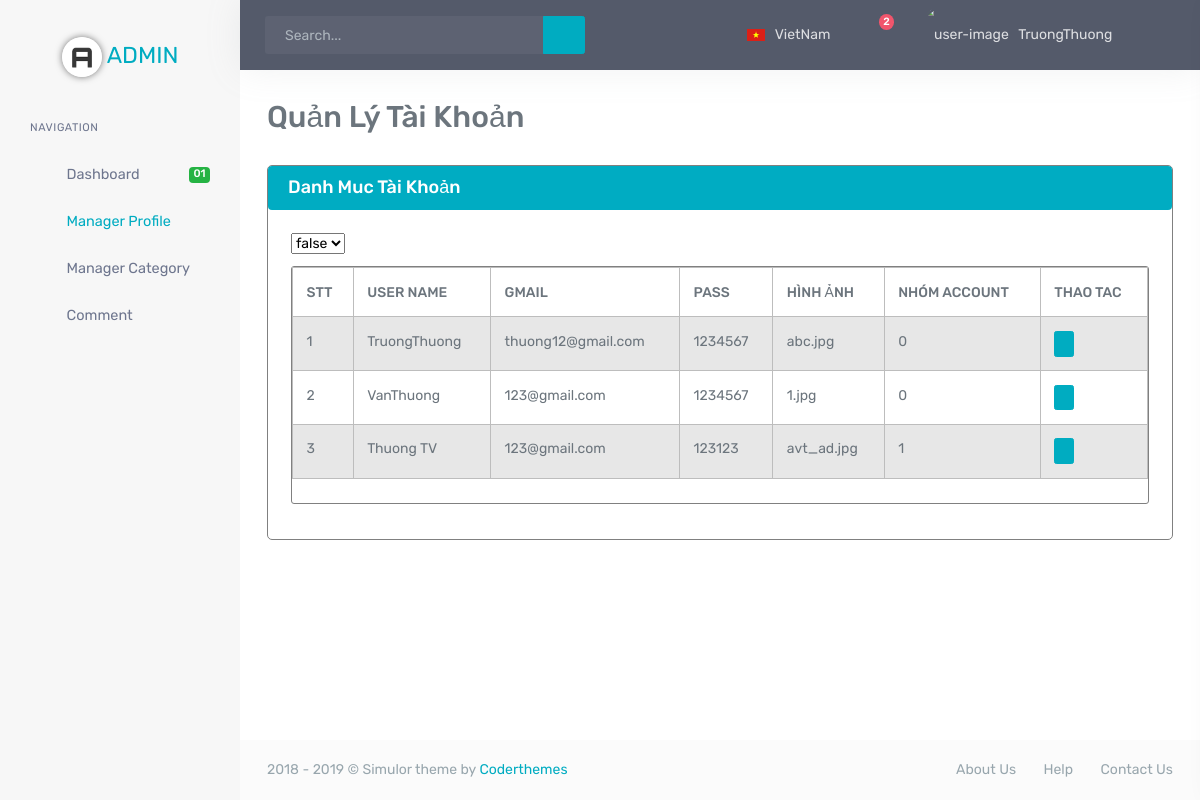
Screenshot of /admin/view/manager_profile.php (signed in) with the database file from the repository.
### tables this page shows
CREATE TABLE `Account` (
  `id` int(11) NOT NULL,
  `Name` varchar(50) NOT NULL,
  `Hinh_Anh` varchar(100) NOT NULL,
  `Gmail` varchar(50) NOT NULL,
  `Pass` varchar(20) NOT NULL,
  `created` datetime NOT NULL,
  `Func` int(2) NOT NULL COMMENT '0-admin, 1-website'
);

### libraries/database.php (called while the page is built, shortened)
<?php
  class Database {
    private $host = DB_HOST;
    private $user = DB_USER;
    private $pass = DB_PASS;
    private $dbname = DB_NAME;
    private $link;
    function connectDB(){
      $this->link = new mysqli($this->host, $this->user, $this->pass,
        $this->dbname);
    }
    public function select($query){
      $result = $this->link->query($query) or
      die($this->link->error.__LINE__);
      if($result->num_rows > 0){
        return $result;
      } else {
        return false;
      }
    }
  }
?>

### admin/controller/profileController.php (called while the page is built, shortened)
<?php
require "../model/profile_model.php";
?>
<?php
function select_profile() {
  $Category = new CategoryModel();
  $select_profile = $Category->select_profile();
}
?>

### admin/model/profile_model.php (the view, shortened to what this page needs)
<?php
include APP_ROOT . "/libraries/database.php";
?>
<?php
class CategoryModel
{
  private $db;
  public function __construct()
  {
    $this->db = new Database();
  }
  public function select_profile()
  {
    $result = $this->db->select("SELECT * FROM `Account`");
    $value = $result->fetch_all(MYSQLI_ASSOC);
    $a = 1;
    foreach ($value as $row) { ?>
      <tr>
        <td><?php echo $a++; ?></td>
        <td><?php echo $row["Name"]; ?></td>
        <td><?php echo $row["Gmail"]; ?></td>
        <td><?php echo $row["Pass"]; ?></td>
        <td><?php echo $row["Hinh_Anh"]; ?></td>
        <td><?php echo $row["Func"]; ?></td>
        <td>
        <a style="font-size: 13px; padding: 2px 4px;" class="btn btn-primary btn_delete" name="btn_delete" href="./manager_profile.php?id=<?php echo $row["id"]; ?>"><i class="fe-delete"></i></a>
        </td>
      </tr>
    <?php
    }
    ?>
<?php
  }
}
?>

### admin/view/manager_profile.php (shortened to what this page needs)
<?php
require "../controller/profileController.php";
?>
<!DOCTYPE html>
<html lang="en">
<head>
  <link href="..\assets\css\bootstrap.min.css" rel="stylesheet" type="text/css">
  <link href="..\assets\css\icons.min.css" rel="stylesheet" type="text/css">
  <link href="..\assets\css\app.min.css" rel="stylesheet" type="text/css">
</head>
<body>
  <div id="wrapper">
    <?php
    include "../inc/topbar_admin.php";
    ?>
    <?php
    include "../inc/leftside_admin.php";
    ?>
    <div class="content-page">
      <div class="content">
        <div class="container-fluid">
          <div>
            <div class="loaihang">
              <br>
              <h2 class="">Quản Lý Tài Khoản</h2>
              <br>
              <div class="box_prof">
                <h4 class="alert alert-success">Danh Muc Tài Khoản</h4>
                <div class="box_form">
                  <select>
                    <option value="false">false</option>
                  </select>
                  <form class="form_prof" method="post" action="dashboard.php">
                    <table class="table table-hover">
                      <tbody>
                        <tr>
                          <th>STT</th>
                          <th>USER NAME</th>
                          <th>GMAIL</th>
                          <th>PASS</th>
                          <th>HÌNH ẢNH</th>
                          <th>NHÓM ACCOUNT</th>
                          <th>THAO TAC</th>
                        </tr>
                        <?php
                        $echo_select = select_profile();
                        ?>
                      </tbody>
                    </table>
                  </form>
                </div>
              </div>
              <br>
            </div>
          </div>
        </div>
      </div>
      <footer class="footer">
        <div class="container-fluid">
          <div class="row">
            <div class="col-md-6">
              2018 - 2019 &copy; Simulor theme by <a href="">Coderthemes</a>
            </div>
            <div class="col-md-6">
              <div class="text-md-right footer-links d-none d-sm-block">
                <a href="#">About Us</a>
                <a href="#">Help</a>
                <a href="#">Contact Us</a>
              </div>
            </div>
          </div>
        </div>
      </footer>
    </div>
  </div>
</body>
</html>

### admin/inc/topbar_admin.php (shortened to what this page needs)
<div class="navbar-custom">
  <ul class="list-unstyled topnav-menu float-right mb-0">
    <li class="dropdown d-none d-lg-block">
      <a class="nav-link dropdown-toggle mr-0 waves-effect waves-light" data-toggle="dropdown" href="#" role="button" aria-haspopup="false" aria-expanded="false">
        <img src="../assets/images/flags/VN.svg.png" alt="user-image" class="mr-1" height="12"> <span class="align-middle">VietNam <i class="mdi mdi-chevron-down"></i> </span>
      </a>
    </li>
    <li class="dropdown notification-list">
      <a class="nav-link dropdown-toggle waves-effect waves-light" data-toggle="dropdown" href="#" role="button" aria-haspopup="false" aria-expanded="false">
        <i class="fe-bell noti-icon"></i>
        <span class="badge badge-danger rounded-circle noti-icon-badge">2</span>
      </a>
    </li>
    <li class="dropdown notification-list">
      <a class="nav-link dropdown-toggle nav-user mr-0 waves-effect waves-light" data-toggle="dropdown" href="#" role="button" aria-haspopup="false" aria-expanded="false">
        <img src="../assets/images/users/<?php echo $_SESSION['image']; ?>" alt="user-image" class="rounded-circle">
        <span class="pro-user-name ml-1">
          <?php echo $_SESSION['Name']; ?> <i class="mdi mdi-chevron-down"></i>
        </span>
      </a>
    </li>
    <li class="dropdown notification-list">
      <a href="javascript:void(0);" class="nav-link right-bar-toggle waves-effect waves-light">
        <i class="fe-settings noti-icon"></i>
      </a>
    </li>
  </ul>
  <ul class="list-unstyled menu-left mb-0">
    <li class="app-search d-none d-sm-block">
      <form>
        <div class="input-group">
          <input type="text" class="form-control" placeholder="Search...">
          <div class="input-group-append">
            <button class="btn btn-primary" type="submit">
              <i class="fe-search"></i>
            </button>
          </div>
        </div>
      </form>
    </li>
  </ul>
</div>

### admin/inc/leftside_admin.php (shortened to what this page needs)
<div class="left-side-menu">
  <div class="slimscroll-menu">
    <a href="dashboard.php" class="logo text-center mb-3">
      <span class="logo-lg" style="font-size: 23px; padding: 7px">
        <img src="../assets/images/AdminLogo.png" alt="" height="40" style="box-shadow: 0 0 7px #777; border-radius: 50%">
        <span class="admin_text" style="margin-top: 5px;">ADMIN</span>
      </span>
    </a>
    <div id="sidebar-menu">
      <ul class="metismenu" id="side-menu">
        <li class="menu-title">Navigation</li>
        <li>
          <a href="dashboard.php">
            <i class="fe-airplay"></i>
            <span class="badge badge-success float-right">01</span>
            <span> Dashboard </span>
          </a>
        </li>
        <li>
          <a href="manager_profile.php">
            <i class="fe-briefcase"></i>
            <span> Manager Profile </span>
          </a>
        </li>
        <li>
          <a href="manager_category.php">
            <i class="fe-type"></i>
            <span> Manager Category </span>
          </a>
        </li>
        <li>
          <a href="comment.php">
            <i class="fe-pie-chart"></i>
            <span> Comment </span>
          </a>
        </li>
      </ul>
    </div>
  </div>
</div>

### admin/view/manager_profile.php (style rules this page uses)
.alert-success { background-color: #00acc2 !important; color: #fff !important; margin: 0; border: 0; }
.box_prof { border: 1px solid gray; border-radius: 5px; }
.box_form { padding: 23px; }
.form_prof { margin: 12px 0; border: 1px solid gray; border-radius: 3px; }
.form_prof .table tr:nth-child(2n+2) { background-color: #e7e7e7; }
.form_prof .table td, form .table th { border: 1px solid #bdbdbd; }

### rows the page displays
account: Name "TruongThuong", Gmail "thuong12@gmail.com", Pass "1234567", Hinh_Anh "abc.jpg", Func "0"
account: Name "VanThuong", Gmail "123@gmail.com", Pass "1234567", Hinh_Anh "1.jpg", Func "0"
account: Name "Thuong TV", Gmail "123@gmail.com", Pass "123123", Hinh_Anh "avt_ad.jpg", Func "1"

### other values shown
$_SESSION['Name'] "TruongThuong"
